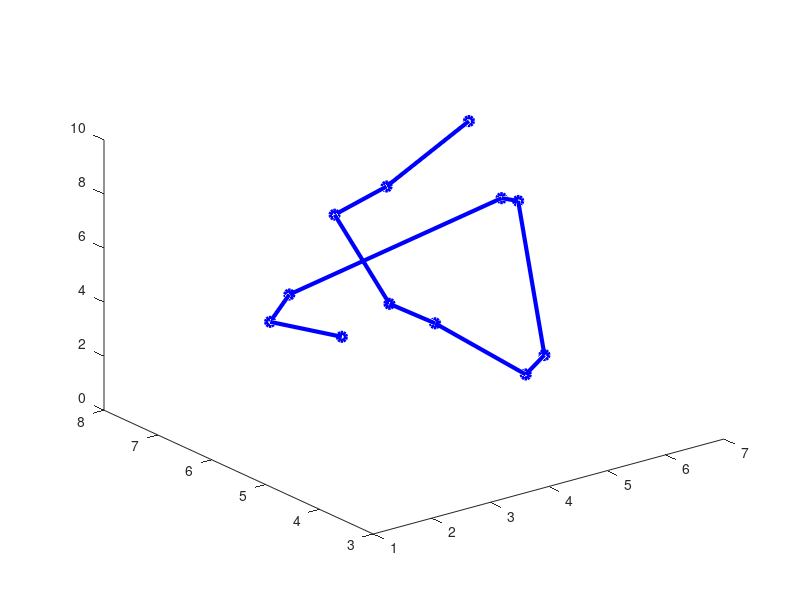

Write the MATLAB code that produced this figure.
x2 =[4.0656 6.91087 1.91813
   3.4542    7.5793    2.2150
    3.8357    7.6361    2.9546
    7.9569    6.1224    5.1851
    7.5098    5.3299    6.0168
    7.8574    4.0601    5.4213
    7.9752    3.8924    5.6129
    7.7700    3.6848    8.5264
    7.1964    3.9994    9.3234
    5.70673   6.3332    9.46937  ];
fval = 16.4020;
x2_pso=[4.0656 6.91087 1.91813
    3.40983,7.62973,2.2369
    3.78585,7.68064,2.97626
    6.87776,6.92608,5.35543
    6.60143,6.31948,6.34438
    7.17576, 4.20511,5.35172
    7.99354,3.90489,5.2828
    7.73472,3.6069,8.5469
    7.19339,3.90581,9.3254
    5.70673,6.3332,9.46937];
fval = 17.4326;

x =[4.0656    6.91087   1.91813
     3.4555    7.5813    2.2150
    3.8353    7.6363    2.9546
    6.8423    6.9611    5.3770
    6.4134    6.1863    6.2338
    4.3039    3.4074    4.3155
    3.7529    3.1558    4.1489
    2.1097    3.0557    7.0953
    1.6864    3.4434    7.7097
    2.2579    5.0827    9.1703
    3.0638    4.9928    9.8256
    5.70673   6.3332    9.46937];


fval = 22.0609;
x3=[ 2 2 0 
    1.1545    1.6352    0.0000
    0.4324    1.7029    0.8080
    0.5194    1.1048    1.8674
    1.1098    0.4223    2.2588
    1.7420    0.4030    2.4544
    2.2857    0.1628    1.7631
    3.9664    0.9837    1.5048
    4.5611    1.6846    1.7962
    4.5251    2.2878    1.8813
    4.0827    3.0945    1.7683
    3.5088    3.3440    1.6983
    3.4157    3.6348    1.4726
    2.8255    3.6497    1.4284
    2.3562    3.8562    1.8496
    2 4 4];
%plot3(x2(:,1)',x2(:,2)',x2(:,3)','-ro','LineWidth',3)
%plot3(x2_pso(:,1)',x2_pso(:,2)',x2_pso(:,3)','-go','LineWidth',3)
plot3(x(:,1)',x(:,2)',x(:,3)','-bo','LineWidth',3)
%plot3(x3(:,1)',x3(:,2)',x3(:,3)','-bo','LineWidth',3)